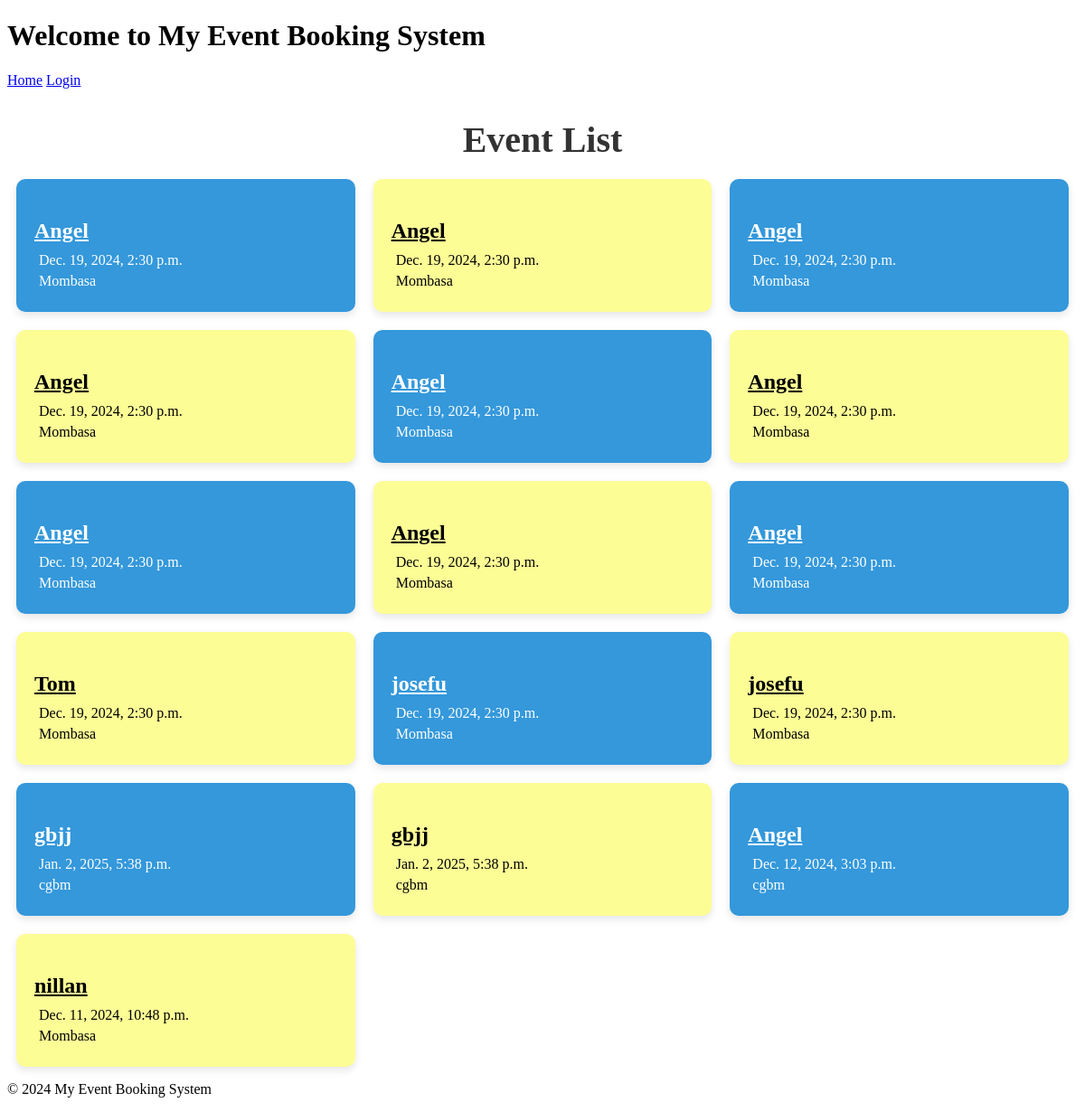
The app's page /events/, older data.
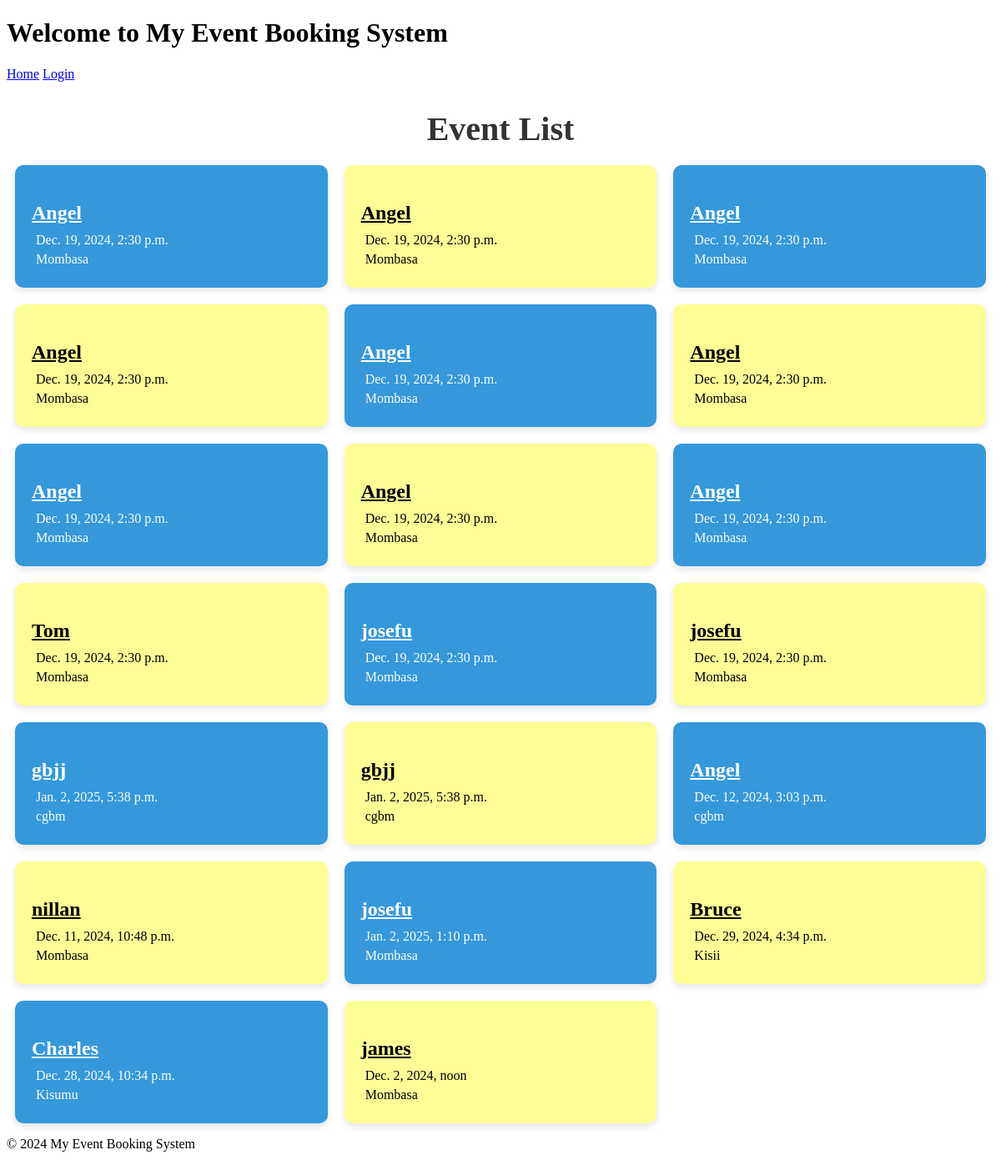
The same page, newer data.
### myapp/models.py (models this page shows, shortened)
class Event(models.Model):
    STATUS_CHOICES = [
        ('upcoming', 'Upcoming'),
        ('ongoing', 'Ongoing'),
        ('past', 'Past'),
    ]
    name = models.CharField(max_length=255)
    description = models.TextField()
    date = models.DateTimeField()
    location = models.CharField(max_length=255)
    image = models.ImageField(upload_to='event_images/')
    status = models.CharField(max_length=10, choices=STATUS_CHOICES, default='upcoming')

### myapp/views.py (the view)
# urls.py: path('events/', views.event_list, name='event_list'),
def event_list(request):
    events = Event.objects.all()  # Fetch all events
    context = {'events': events}
    return render(request, 'accounts/event_list.html', context)

### myapp/templates/accounts/event_list.html (shortened to what this page needs)
{% extends 'base.html' %}
{% block content %}
<h2 class="page-title">Event List</h2>
<div class="event-list">
    {% for event in events %}
        <div class="event-card {% cycle 'blue-card' 'yellow-card' %}">
            <h3 class="event-title">
                <a href="{% url 'create_booking' %}">{{ event.name }}</a>
            </h3>
            <p class="event-date"> {{ event.date }}</p>
            <p class="event-location"> {{ event.location }}</p>
        </div>
    {% empty %}
        <p class="no-events">No events available.</p>
    {% endfor %}
</div>
{% endblock %}

### myapp/templates/base.html (shortened to what this page needs)
<!DOCTYPE html>
<html lang="en">
<head>
</head>
<body>
    <header>
        <h1>Welcome to My Event Booking System</h1>
        <nav>
            <a href="/">Home</a>
            {% if user.is_authenticated %}
                <a href="{% url 'logout' %}">Logout</a>
            {% else %}
                <a href="{% url 'login' %}">Login</a>
            {% endif %}
        </nav>
    </header>
    <main>
        {% block content %}{% endblock %}
    </main>
    <footer>
        <p>&copy; 2024 My Event Booking System</p>
    </footer>
</body>
</html>

### myapp/templates/accounts/event_list.html (style rules this page uses)
.page-title { text-align: center; font-size: 2.5rem; margin-bottom: 20px; color: #333; }
.event-list { display: grid; grid-template-columns: repeat(auto-fit, minmax(300px, 1fr)); gap: 20px; padding: 0 10px; }
.event-card { border: none; border-radius: 10px; box-shadow: 0 4px 8px rgba(0, 0, 0, 0.1); padding: 20px; transition: transform 0.3s ease, box-shadow 0.3s ease; }
.blue-card { background-color: #3498db; color: white; }
.blue-card a { color: white; }
.yellow-card { background-color: #fdfd96; color: black; }
.yellow-card a { color: black; }
.event-title { font-size: 1.5rem; margin-bottom: 10px; }
.event-date, .event-location { font-size: 1rem; margin: 5px 0; }

Row changes from the older to the newer data that the page shows:
added Event: name "josefu", date "Jan. 2, 2025, 1:10 p.m.", location "Mombasa"
added Event: name "Bruce", date "Dec. 29, 2024, 4:34 p.m.", location "Kisii"
added Event: name "Charles", date "Dec. 28, 2024, 10:34 p.m.", location "Kisumu"
added Event: name "james", date "Dec. 2, 2024, noon", location "Mombasa"
